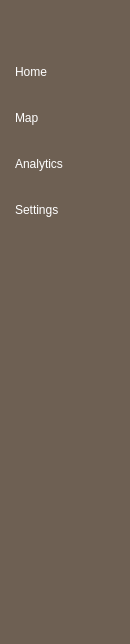
     <widget class="QWidget" name="icon_name_widget" native="true">
      <property name="maximumSize">
       <size>
        <width>130</width>
        <height>16777215</height>
       </size>
      </property>
      <property name="styleSheet">
       <string notr="true">QWidget{
	background-color: rgb(110, 96, 83);
}

QPushButton{
	color:white;
	text-align:left;
	height:30px;
	border:none;
	padding-left:10px;
	border-top-left-radius:10px;
	border-bottom-left-radius:10px;
}

QPushButton:checked{
	background-color: rgb(255, 248, 239);
	color: rgb(110, 96, 83);
	font-weight: bold;
}</string>
      </property>
      <layout class="QVBoxLayout" name="verticalLayout_4">
       <property name="leftMargin">
        <number>0</number>
       </property>
       <property name="rightMargin">
        <number>0</number>
       </property>
       <item>
        <layout class="QHBoxLayout" name="horizontalLayout_2">
         <item>
          <spacer name="horizontalSpacer_3">
           <property name="orientation">
            <enum>Qt::Horizontal</enum>
           </property>
           <property name="sizeHint" stdset="0">
            <size>
             <width>40</width>
             <height>20</height>
            </size>
           </property>
          </spacer>
         </item>
         <item>
          <widget class="QPushButton" name="apple_icon_2">
           <property name="text">
            <string/>
           </property>
           <property name="icon">
            <iconset resource="../../../../dev_ws/git_ws/deeplearning-repo-2/GUI/resources.qrc">
             <normaloff>:/icons/apple-3.png</normaloff>:/icons/apple-3.png</iconset>
           </property>
           <property name="iconSize">
            <size>
             <width>20</width>
             <height>20</height>
            </size>
           </property>
          </widget>
         </item>
         <item>
          <spacer name="horizontalSpacer_2">
           <property name="orientation">
            <enum>Qt::Horizontal</enum>
           </property>
           <property name="sizeHint" stdset="0">
            <size>
             <width>48</width>
             <height>20</height>
            </size>
           </property>
          </spacer>
         </item>
        </layout>
       </item>
       <item>
        <layout class="QVBoxLayout" name="verticalLayout">
         <property name="spacing">
          <number>16</number>
         </property>
         <property name="leftMargin">
          <number>5</number>
         </property>
         <property name="topMargin">
          <number>10</number>
         </property>
         <property name="rightMargin">
          <number>0</number>
         </property>
         <property name="bottomMargin">
          <number>10</number>
         </property>
         <item>
          <widget class="QPushButton" name="home_btn_2">
           <property name="text">
            <string>Home</string>
           </property>
           <property name="icon">
            <iconset resource="../../../../dev_ws/git_ws/deeplearning-repo-2/GUI/resources.qrc">
             <normaloff>:/icons/cil-home.png</normaloff>
             <normalon>:/icons/cli-home-brown.png</normalon>:/icons/cil-home.png</iconset>
           </property>
           <property name="iconSize">
            <size>
             <width>20</width>
             <height>20</height>
            </size>
           </property>
           <property name="checkable">
            <bool>true</bool>
           </property>
           <property name="autoExclusive">
            <bool>true</bool>
           </property>
          </widget>
         </item>
         <item>
          <widget class="QPushButton" name="map_btn_2">
           <property name="text">
            <string>Map</string>
           </property>
           <property name="icon">
            <iconset resource="../../../../dev_ws/git_ws/deeplearning-repo-2/GUI/resources.qrc">
             <normaloff>:/icons/cil-map.png</normaloff>
             <normalon>:/icons/cli-map-brown.png</normalon>:/icons/cil-map.png</iconset>
           </property>
           <property name="checkable">
            <bool>true</bool>
           </property>
           <property name="autoExclusive">
            <bool>true</bool>
           </property>
          </widget>
         </item>
         <item>
          <widget class="QPushButton" name="stat_btn_2">
           <property name="text">
            <string>Analytics</string>
           </property>
           <property name="icon">
            <iconset resource="../../../../dev_ws/git_ws/deeplearning-repo-2/GUI/resources.qrc">
             <normaloff>:/icons/cil-chart.png</normaloff>
             <normalon>:/icons/cli-chart-brown.png</normalon>:/icons/cil-chart.png</iconset>
           </property>
           <property name="checkable">
            <bool>true</bool>
           </property>
           <property name="autoExclusive">
            <bool>true</bool>
           </property>
          </widget>
         </item>
         <item>
          <widget class="QPushButton" name="timeset_btn_2">
           <property name="text">
            <string>Settings</string>
           </property>
           <property name="icon">
            <iconset resource="../../../../dev_ws/git_ws/deeplearning-repo-2/GUI/resources.qrc">
             <normaloff>:/icons/cil-settings.png</normaloff>
             <normalon>:/icons/cli-settings-brown.png</normalon>:/icons/cil-settings.png</iconset>
           </property>
           <property name="checkable">
            <bool>true</bool>
           </property>
           <property name="autoExclusive">
            <bool>true</bool>
           </property>
          </widget>
         </item>
        </layout>
       </item>
       <item>
        <spacer name="verticalSpacer_2">
         <property name="orientation">
          <enum>Qt::Vertical</enum>
         </property>
         <property name="sizeHint" stdset="0">
          <size>
           <width>20</width>
           <height>398</height>
          </size>
         </property>
        </spacer>
       </item>
      </layout>
     </widget>
